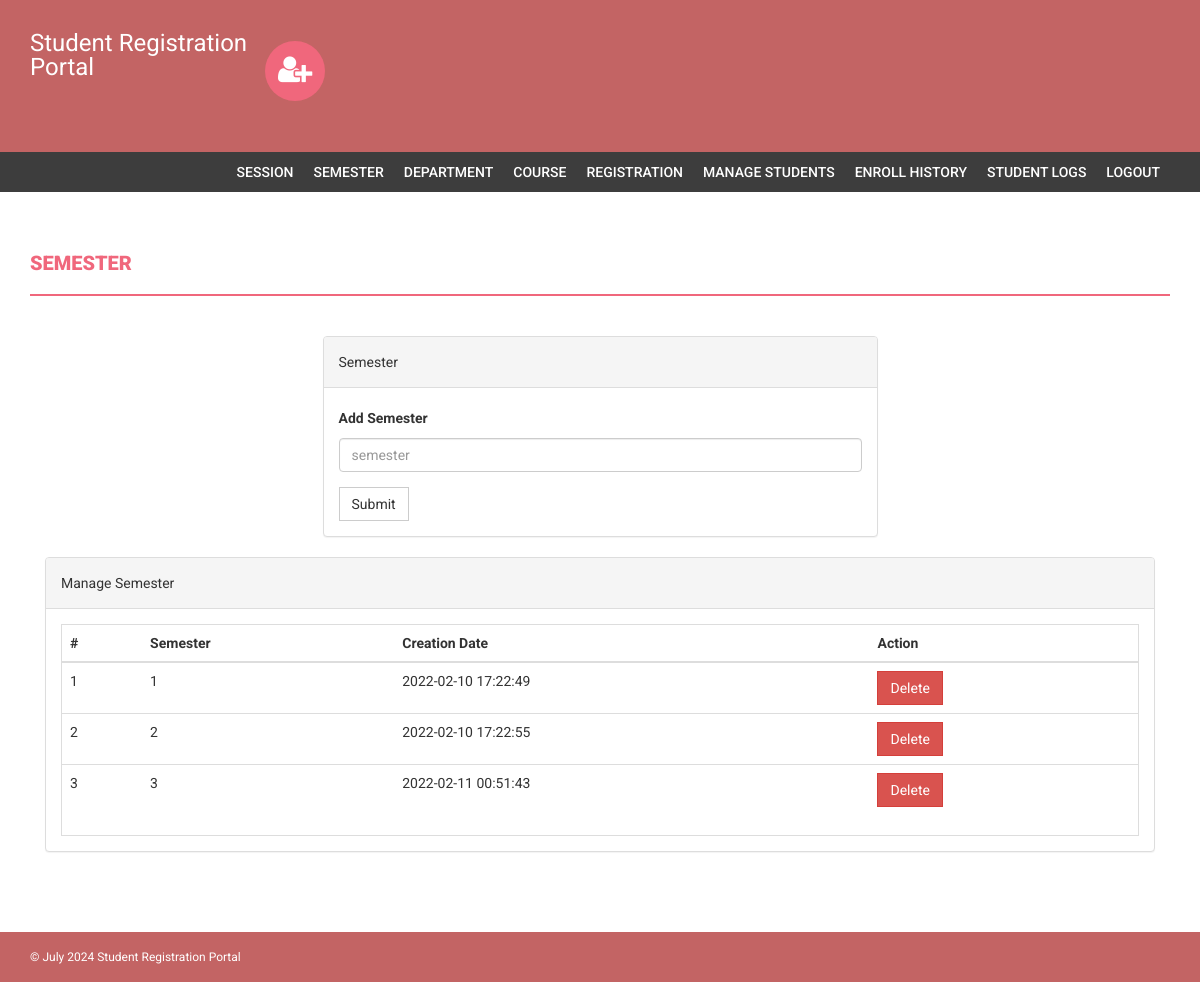
/admin/semester.php (signed in), run on an earlier commit of the app's database.
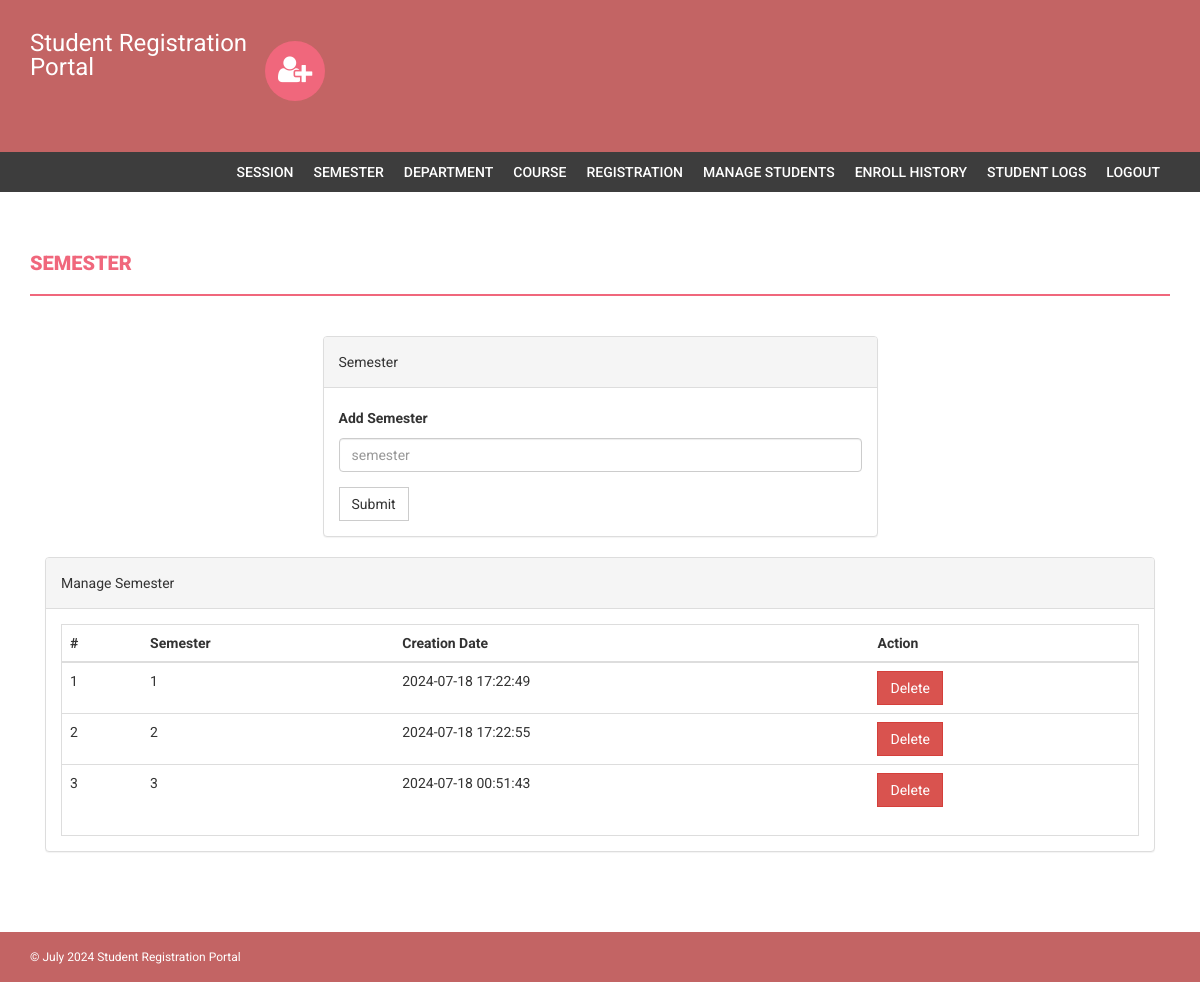
And on a later commit of the database.
### tables this page shows
CREATE TABLE `semester` (
  `id` int(11) NOT NULL,
  `semester` varchar(255) DEFAULT NULL,
  `creationDate` timestamp NULL DEFAULT current_timestamp(),
  `updationDate` varchar(255) DEFAULT NULL
);

### admin/semester.php (the view, shortened to what this page needs)
<?php
if(strlen($_SESSION['alogin'])==0)
    {
header('location:index.php');
}
else{
?>
<!DOCTYPE html>
<html xmlns="http://www.w3.org/1999/xhtml">
<head>
    <link href="assets/css/bootstrap.css" rel="stylesheet" />
    <link href="assets/css/font-awesome.css" rel="stylesheet" />
    <link href="assets/css/style.css" rel="stylesheet" />
</head>
<body>
<?php include('includes/header.php');?>
<?php if($_SESSION['alogin']!="")
{
 include('includes/menubar.php');
}
 ?>
    <div class="content-wrapper">
        <div class="container">
              <div class="row">
                    <div class="col-md-12">
                        <h1 class="page-head-line">Semester  </h1>
                    </div>
                </div>
                <div class="row" >
                  <div class="col-md-3"></div>
                    <div class="col-md-6">
                        <div class="panel panel-default">
                        <div class="panel-heading">
                           Semester
                        </div>
                        <div class="panel-body">
                       <form name="semester" method="post">
   <div class="form-group">
    <label for="semester">Add Semester  </label>
    <input type="text" class="form-control" id="semester" name="semester" placeholder="semester" required />
  </div>
 <button type="submit" name="submit" class="btn btn-default">Submit</button>
</form>
                            </div>
                            </div>
                    </div>
                </div>
                <div class="col-md-12">
                    <div class="panel panel-default">
                        <div class="panel-heading">
                            Manage Semester
                        </div>
                        <div class="panel-body">
                            <div class="table-responsive table-bordered">
                                <table class="table">
                                    <thead>
                                        <tr>
                                            <th>#</th>
                                            <th>Semester</th>
                                            <th>Creation Date</th>
                                            <th>Action</th>
                                        </tr>
                                    </thead>
                                    <tbody>
<?php
$sql=mysqli_query($con,"select * from semester");
$cnt=1;
while($row=mysqli_fetch_array($sql))
{
?>
                                        <tr>
                                            <td><?php echo $cnt;?></td>
                                            <td><?php echo htmlentities($row['semester']);?></td>
                                            <td><?php echo htmlentities($row['creationDate']);?></td>
                                            <td>
  <a href="semester.php?id=<?php echo $row['id']?>&del=delete" onClick="return confirm('Are you sure you want to delete?')">
                                            <button class="btn btn-danger">Delete</button>
</a>
                                            </td>
                                        </tr>
<?php
$cnt++;
} ?>
                                    </tbody>
                                </table>
                            </div>
                        </div>
                    </div>
                </div>
            </div>
        </div>
  <?php include('includes/footer.php');?>
</body>
</html>
<?php } ?>

What changed in the data, as far as the page shows it:
changed semester (number 1 of 3 on the later page): creationDate "2022-02-10 17:22:49" → "2024-07-18 17:22:49"
changed semester (number 2 of 3 on the later page): creationDate "2022-02-10 17:22:55" → "2024-07-18 17:22:55"
changed semester (number 3 of 3 on the later page): creationDate "2022-02-11 00:51:43" → "2024-07-18 00:51:43"
